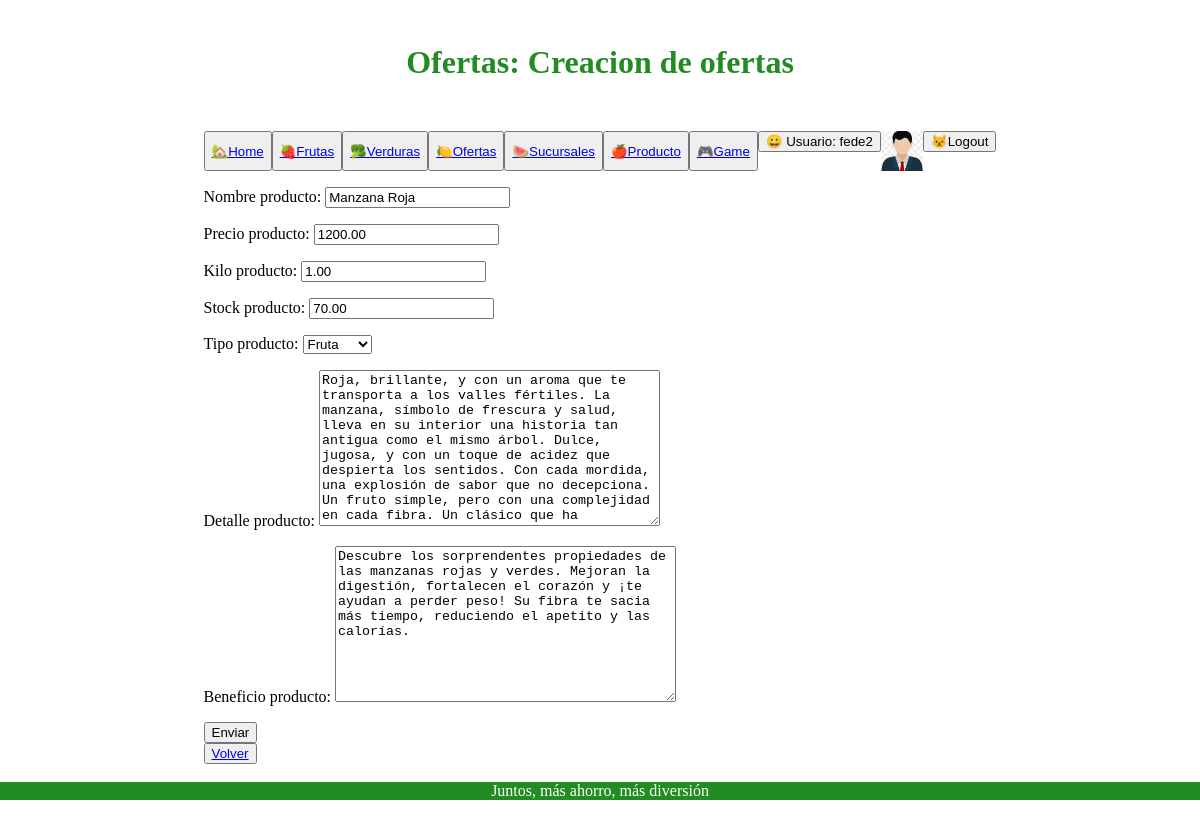
The page /producto/producto/update/3 (signed in) on the database as committed earlier.
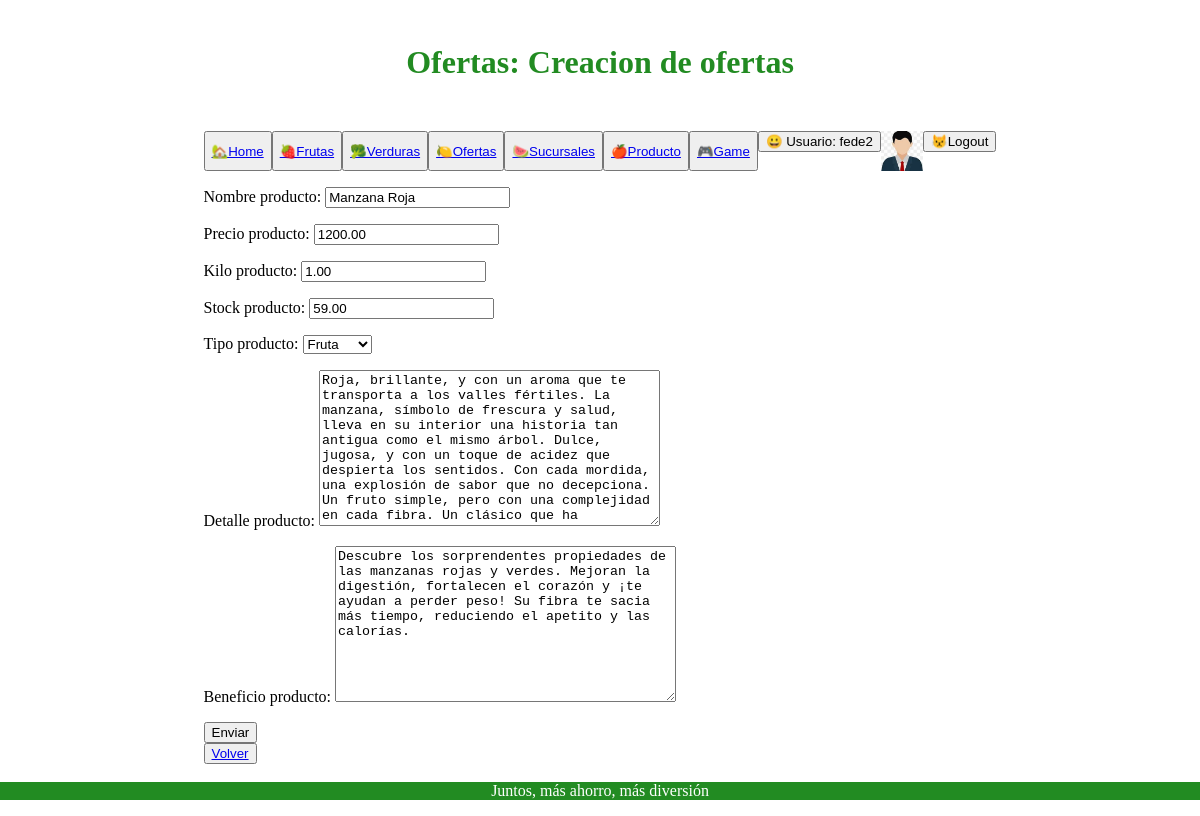
The same page on the database as committed later.
### producto/models.py (models this page shows, shortened)
class Producto(models.Model):
    class Tipo_producto(models.TextChoices):
        Fruta = "FRUTA", "Fruta"
        VERDURA = "VERDURA", "Verdura"
        OFERTA = "OFERTA", "Oferta"
    nombre_producto = models.CharField(max_length=100)
    precio_producto = models.DecimalField(max_digits=10, decimal_places=2)
    kilo_producto = models.DecimalField(max_digits=10, decimal_places=2)
    stock_producto = models.DecimalField(max_digits=10, decimal_places=2)
    tipo_producto = models.CharField(max_length=20, choices=Tipo_producto.choices)
    detalle_producto = models.TextField(blank=True, null=True)
    beneficio_producto = models.TextField(blank=True, null=True)

### producto/views.py (the view)
# urls.py: path('producto/update/<int:pk>',login_required(views.producto_update),name='producto_update'),
def producto_update(request,pk:int):
    query = Producto.objects.get(id=pk)
    if request.method == 'GET':
        form= ProductoForm(instance=query)
    if request.method == "POST":
        form = ProductoForm(request.POST, instance=query)
        if form.is_valid():
            form.save()
            return redirect("producto:producto_list")
    return render(request, 'producto/producto_create.html',{"form":form})

### producto/forms.py
class ProductoForm(forms.ModelForm):
    class Meta:
        model = Producto
        fields = '__all__'

### producto/templates/producto/producto_create.html (shortened to what this page needs)
{% extends 'core/base.html' %}
{% block header %}
<h1 style="color:forestgreen; text-align: center;">
    Ofertas: Creacion de ofertas
</h1>
{% endblock header %}
{% block main %}
    <form method="post">
        {{form.as_p}}
        <button type="submit">Enviar </button>
    </form>
    <button>
        <a href="{% url 'producto:index' %}">Volver</a>
    </button>
{% endblock main %}

Rows that differ between the two databases and show on the page:
changed Producto "Manzana Roja": stock_producto "70.00" → "59.00"
